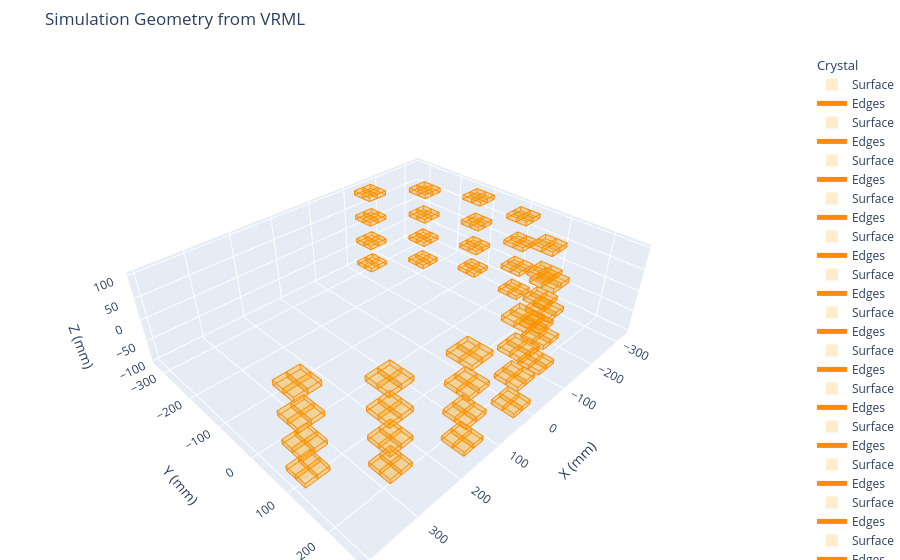

The notebook cell this image was saved under:
### Code cell
style_sheet_path = "wrl_stylesheet_simple.json"
fig = qmirt.plot.plot_wrl_file(
    "../test_repeat_box_geometry.wrl",
    style_sheet=style_sheet_path,
    exclude_patterns=["world:*"],
    # exclude_patterns=["crystal:*", "world:*"],
    exclude_mode="replace",
)
fig.show()
